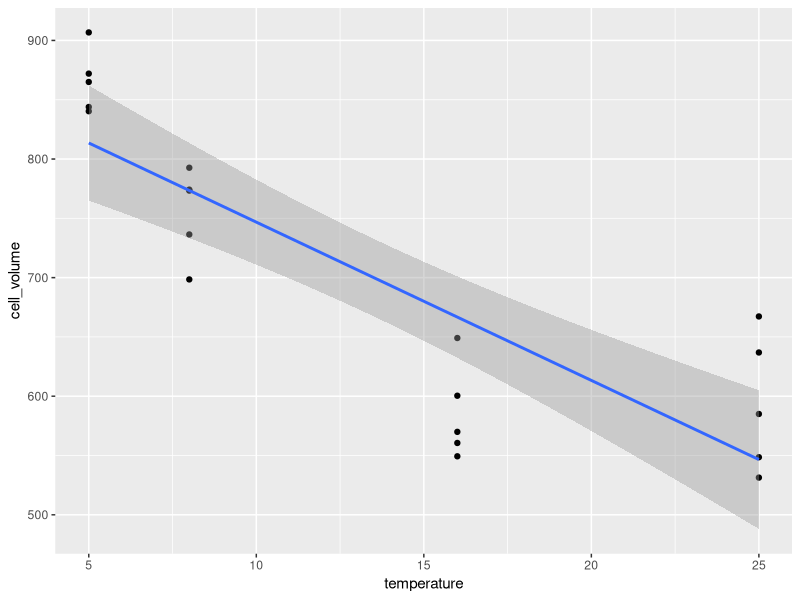
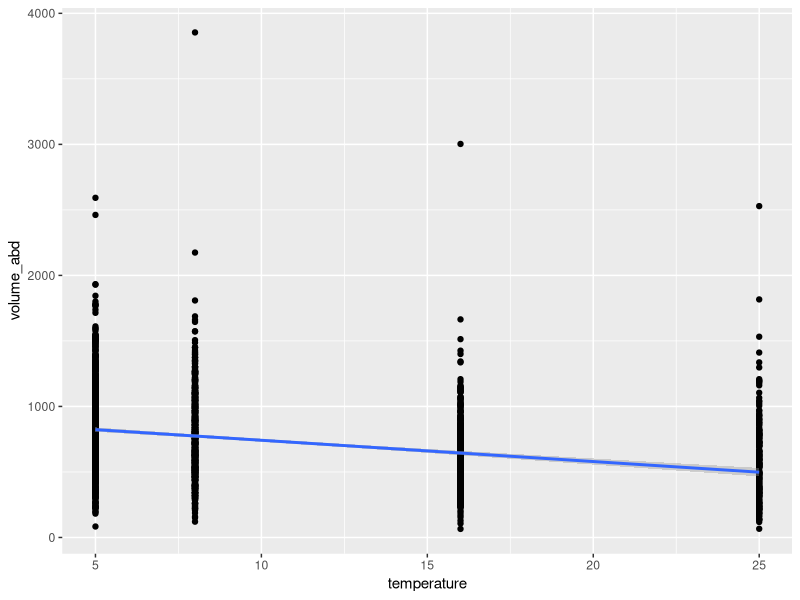

R code for these plots, in order:


library(tidyverse)


size_data <- read_csv("data-processed/k-temp-size.csv")
size_data_all <- read_csv("data-processed/k-temp-all-cell-sizes.csv")

size_data %>% 
	lm(cell_volume ~ temperature, data = .) %>% summary()


size_data %>% 
	ggplot(aes(x = temperature, y = cell_volume)) + geom_point() +
	geom_smooth(method = "lm")

size_data_all %>% 
	ggplot(aes(x = temperature, y = volume_abd)) + geom_point() +
	geom_smooth(method = "lm")

size_data_all %>% 
	group_by(temperature, rep) %>% 
	summarise(mean_size = mean(volume_abd)) %>%
	lm(mean_size ~ temperature, data = .) %>% summary()
	
	size_data_all %>% 
		filter(temperature == 5) %>% 
		ungroup() %>% 
		summarise(mean_size = mean(volume_abd)) 
	
	(-13.347 / 863)*100
